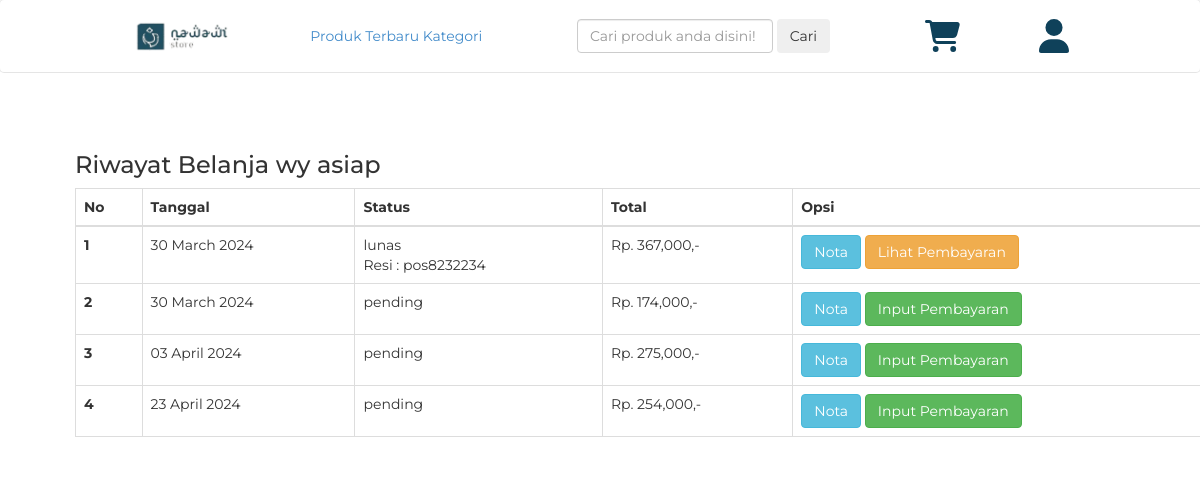
Screenshot of /riwayat.php (signed in) with the database file from the repository.
### tables this page shows
CREATE TABLE `pembelian` (
  `id_pembelian` int(11) NOT NULL,
  `id_pelanggan` int(11) NOT NULL,
  `tanggal_pembelian` date NOT NULL,
  `total_pembelian` int(11) NOT NULL,
  `alamat_pengiriman` text NOT NULL,
  `status_pembelian` varchar(100) NOT NULL DEFAULT 'pending',
  `resi_pengiriman` varchar(50) NOT NULL,
  `totalberat` int(11) NOT NULL,
  `provinsi` varchar(255) NOT NULL,
  `distrik` varchar(255) NOT NULL,
  `tipe` varchar(255) NOT NULL,
  `kodepos` varchar(255) NOT NULL,
  `ekspedisi` varchar(255) NOT NULL,
  `paket` varchar(255) NOT NULL,
  `ongkir` int(11) NOT NULL,
  `estimasi` varchar(255) NOT NULL
);

### riwayat.php (the view, shortened to what this page needs)
<?php
include 'koneksi.php';
?>
<!DOCTYPE html>
<html lang="en">
<head>
  <link rel="stylesheet" href="admin/assets/css/bootstrap.css">
  <link rel="stylesheet" href="admin/assets/css/styles.css">
</head>
<body>
<?php include 'templates/top-navbar.php'; ?>
<section class="content">
  <div class="container">
    <h3>Riwayat Belanja <?= $_SESSION['pelanggan']['nama_pelanggan']; ?></h3>
    <table class="table table-bordered">
			<thead>
				<tr>
					<th>No</th>
					<th>Tanggal</th>
					<th>Status</th>
					<th>Total</th>
					<th>Opsi</th>
				</tr>
			</thead>
			<tbody>
				<?php
				$no = 1;
				$id_pelanggan = $_SESSION['pelanggan']['id_pelanggan'];
				$ambil = $koneksi->query("SELECT * FROM pembelian WHERE id_pelanggan='$id_pelanggan'");
				?>
				<?php
				while($pecah = $ambil->fetch_assoc()):
				?>
				<tr>
					<th><?= $no++; ?></th>
					<td><?= date("d F Y", strtotime($pecah['tanggal_pembelian'])); ?></td>
					<td>
						<?= $pecah['status_pembelian']; ?><br>
						<?php if(!empty($pecah['resi_pengiriman'])): ?>
							Resi : <?= $pecah['resi_pengiriman']; ?>
						<?php endif; ?>
					</td>
					<td>Rp. <?= number_format($pecah['total_pembelian']); ?>,-</td>
					<td>
						<a href="nota.php?id=<?= $pecah['id_pembelian']; ?>" class="btn btn-info">Nota</a>
						<?php if($pecah['status_pembelian'] == 'pending'): ?>
							<a href="pembayaran.php?id=<?= $pecah['id_pembelian']; ?>" class="btn btn-success">Input Pembayaran</a>
							<?php else: ?>
								<a href="lihat-pembayaran.php?id=<?= $pecah['id_pembelian']; ?>" class="btn btn-warning">Lihat Pembayaran</a>
						<?php endif; ?>
					</td>
				</tr>
				<?php endwhile; ?>
			</tbody>
    </table>
  </div>
</section>
</body>
</html>

### admin/assets/css/styles.css (style rules this page uses)
body { font-family:'Montserrat', sans-serif; margin: 0; padding: 0; }
html { scroll-behavior: smooth; }
.container { margin-top: 5%; margin-left: 5%; margin-right: 5%; }

### rows the page displays
pembelian: tanggal_pembelian "30 March 2024", status_pembelian "lunas", resi_pengiriman "pos8232234", total_pembelian "367,000"
pembelian: tanggal_pembelian "30 March 2024", status_pembelian "pending", total_pembelian "174,000"
pembelian: tanggal_pembelian "03 April 2024", status_pembelian "pending", total_pembelian "275,000"
pembelian: tanggal_pembelian "23 April 2024", status_pembelian "pending", total_pembelian "254,000"

### other values shown
$_SESSION['pelanggan']['nama_pelanggan'] "wy asiap"
